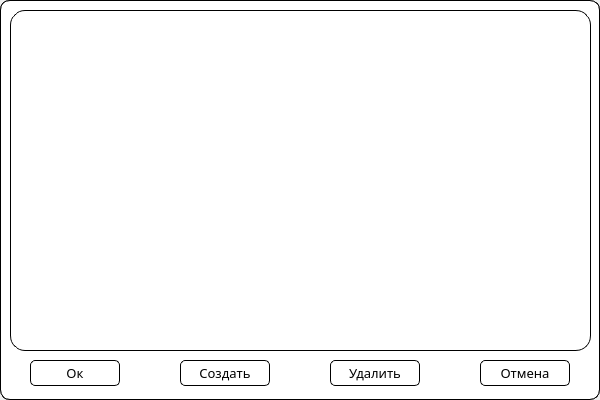
<?xml version="1.0" encoding="UTF-8"?>
<ui version="4.0">
 <class>TemplatesWindow</class>
 <widget class="QDialog" name="TemplatesWindow">
  <property name="geometry">
   <rect>
    <x>0</x>
    <y>0</y>
    <width>600</width>
    <height>400</height>
   </rect>
  </property>
  <property name="windowTitle">
   <string>Dialog</string>
  </property>
  <widget class="QFrame" name="background_frame">
   <property name="geometry">
    <rect>
     <x>0</x>
     <y>0</y>
     <width>600</width>
     <height>400</height>
    </rect>
   </property>
   <property name="styleSheet">
    <string notr="true">QFrame{
	background: white;
	border-radius: 10px;
	border: 1px solid black;
}

QScrollBar:vertical {
background: rgba(0,0,0,10);
width: 8px;
margin: 1px;
border-radius: 3px;
}

QScrollBar::handle:vertical {
background-color: #777;
min-height: 20px;
border-radius: 2px;
margin: 1px;
}

QScrollBar::handle:vertical:hover {
background-color: #555;
}

QScrollBar::add-line:vertical,
QScrollBar::sub-line:vertical {
height: 0px;
}

QScrollBar::add-page:vertical,
QScrollBar::sub-page:vertical {
background: none;
}


QScrollBar:horizontal {
	border-radius: 4px;
	background: rgba(0,0,0,10);
    height: 8px;
    margin: 0px;
}

QScrollBar::handle:horizontal {
    background-color: #777;
    min-width: 20px;
    border-radius: 2px;
    margin: 2px;
}

QScrollBar::handle:horizontal:hover {
    background-color: #555;
}


QScrollBar::add-line:horizontal,
QScrollBar::sub-line:horizontal {
    height: 0px;
}

QScrollBar::add-page:horizontal,
QScrollBar::sub-page:horizontal {
    background: none;
}</string>
   </property>
   <property name="frameShape">
    <enum>QFrame::StyledPanel</enum>
   </property>
   <property name="frameShadow">
    <enum>QFrame::Raised</enum>
   </property>
   <widget class="QPushButton" name="ok_button">
    <property name="geometry">
     <rect>
      <x>30</x>
      <y>360</y>
      <width>90</width>
      <height>26</height>
     </rect>
    </property>
    <property name="font">
     <font>
      <family>Comfortaa</family>
      <pointsize>10</pointsize>
     </font>
    </property>
    <property name="styleSheet">
     <string notr="true">QPushButton {
color: black;
background: none;
border-radius: 5px;
border: 1px solid black;
}

QPushButton:hover {
border-color: #222;
color: #222
}</string>
    </property>
    <property name="text">
     <string>Ок</string>
    </property>
   </widget>
   <widget class="QPushButton" name="cancel_button">
    <property name="geometry">
     <rect>
      <x>480</x>
      <y>360</y>
      <width>90</width>
      <height>26</height>
     </rect>
    </property>
    <property name="font">
     <font>
      <family>Comfortaa</family>
      <pointsize>10</pointsize>
     </font>
    </property>
    <property name="styleSheet">
     <string notr="true">QPushButton {
color: black;
background: none;
border-radius: 5px;
border: 1px solid black;
}

QPushButton:hover {
border-color: #222;
color: #222
}</string>
    </property>
    <property name="text">
     <string>Отмена</string>
    </property>
   </widget>
   <widget class="QLabel" name="background">
    <property name="geometry">
     <rect>
      <x>0</x>
      <y>0</y>
      <width>600</width>
      <height>400</height>
     </rect>
    </property>
    <property name="text">
     <string/>
    </property>
    <property name="pixmap">
     <pixmap>img/background_templates.png</pixmap>
    </property>
   </widget>
   <widget class="QScrollArea" name="scroll_area_templates">
    <property name="geometry">
     <rect>
      <x>10</x>
      <y>10</y>
      <width>581</width>
      <height>341</height>
     </rect>
    </property>
    <property name="styleSheet">
     <string notr="true">QScrollArea {
background: rgba(255,255,255,0);
border-radius: 15px;
}

QScrollBar:vertical {
background: rgba(0,0,0,10);
width: 8px;
margin: 1px;
border-radius: 3px;
}

QScrollBar::handle:vertical {
background-color: #777;
min-height: 20px;
border-radius: 2px;
margin: 1px;
}

QScrollBar::handle:vertical:hover {
background-color: #555;
}

QScrollBar::add-line:vertical,
QScrollBar::sub-line:vertical {
height: 0px;
}

QScrollBar::add-page:vertical,
QScrollBar::sub-page:vertical {
background: none;
}


QScrollBar:horizontal {
	border-radius: 4px;
	background: rgba(0,0,0,10);
    height: 8px;
    margin: 0px;
}

QScrollBar::handle:horizontal {
    background-color: #777;
    min-width: 20px;
    border-radius: 2px;
    margin: 2px;
}

QScrollBar::handle:horizontal:hover {
    background-color: #555;
}


QScrollBar::add-line:horizontal,
QScrollBar::sub-line:horizontal {
    height: 0px;
}

QScrollBar::add-page:horizontal,
QScrollBar::sub-page:horizontal {
    background: none;
}</string>
    </property>
    <property name="verticalScrollBarPolicy">
     <enum>Qt::ScrollBarAsNeeded</enum>
    </property>
    <property name="horizontalScrollBarPolicy">
     <enum>Qt::ScrollBarAsNeeded</enum>
    </property>
    <property name="sizeAdjustPolicy">
     <enum>QAbstractScrollArea::AdjustToContents</enum>
    </property>
    <property name="widgetResizable">
     <bool>true</bool>
    </property>
    <widget class="QWidget" name="templates_widget_contents">
     <property name="enabled">
      <bool>true</bool>
     </property>
     <property name="geometry">
      <rect>
       <x>0</x>
       <y>0</y>
       <width>579</width>
       <height>339</height>
      </rect>
     </property>
     <property name="styleSheet">
      <string notr="true">QWidget {
background: rgba(255,255,255,0);
border-radius: 15px;
}

QScrollBar:vertical {
background: rgba(0,0,0,10);
width: 8px;
margin: 1px;
border-radius: 3px;
}

QScrollBar::handle:vertical {
background-color: #777;
min-height: 20px;
border-radius: 2px;
margin: 1px;
}

QScrollBar::handle:vertical:hover {
background-color: #555;
}

QScrollBar::add-line:vertical,
QScrollBar::sub-line:vertical {
height: 0px;
}

QScrollBar::add-page:vertical,
QScrollBar::sub-page:vertical {
background: none;
}


QScrollBar:horizontal {
	border-radius: 4px;
	background: rgba(0,0,0,10);
    height: 8px;
    margin: 0px;
}

QScrollBar::handle:horizontal {
    background-color: #777;
    min-width: 20px;
    border-radius: 2px;
    margin: 2px;
}

QScrollBar::handle:horizontal:hover {
    background-color: #555;
}


QScrollBar::add-line:horizontal,
QScrollBar::sub-line:horizontal {
    height: 0px;
}

QScrollBar::add-page:horizontal,
QScrollBar::sub-page:horizontal {
    background: none;
}</string>
     </property>
    </widget>
   </widget>
   <widget class="QPushButton" name="create_button">
    <property name="geometry">
     <rect>
      <x>180</x>
      <y>360</y>
      <width>90</width>
      <height>26</height>
     </rect>
    </property>
    <property name="font">
     <font>
      <family>Comfortaa</family>
      <pointsize>10</pointsize>
     </font>
    </property>
    <property name="styleSheet">
     <string notr="true">QPushButton {
color: black;
background: none;
border-radius: 5px;
border: 1px solid black;
}

QPushButton:hover {
border-color: #222;
color: #222
}</string>
    </property>
    <property name="text">
     <string>Создать</string>
    </property>
   </widget>
   <widget class="QPushButton" name="delete_button">
    <property name="geometry">
     <rect>
      <x>330</x>
      <y>360</y>
      <width>90</width>
      <height>26</height>
     </rect>
    </property>
    <property name="font">
     <font>
      <family>Comfortaa</family>
      <pointsize>10</pointsize>
     </font>
    </property>
    <property name="styleSheet">
     <string notr="true">QPushButton {
color: black;
background: none;
border-radius: 5px;
border: 1px solid black;
}

QPushButton:hover {
border-color: #222;
color: #222
}</string>
    </property>
    <property name="text">
     <string>Удалить</string>
    </property>
   </widget>
   <zorder>background</zorder>
   <zorder>cancel_button</zorder>
   <zorder>ok_button</zorder>
   <zorder>scroll_area_templates</zorder>
   <zorder>create_button</zorder>
   <zorder>delete_button</zorder>
  </widget>
 </widget>
 <resources/>
 <connections/>
</ui>
